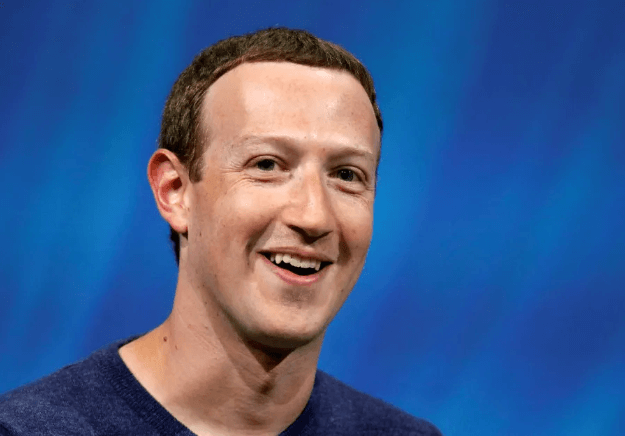
#> input picture archivos/mark.png, 625 x 436 px, found by its file name
$ python imagetocartoon.py
#> lines starting #> are read from the running program, lines starting #| are printed output that depends on the picture; after the words box and inside, x2 and y2 are one past the last pixel; in counts of white or black regions, pixels touching at a corner belong together
# 1.- Importamos la libreria
import cv2

# 2.- Cargamos la imagen
image = cv2.imread("archivos\mark.png")
#> image is the input picture: shape (436, 625, 3); mean B, G, R 140.4, 92.5, 62.9

# 3.- Aplicamos filtros en escala
# de grises
gray = cv2.cvtColor(image, cv2.COLOR_BGR2GRAY)
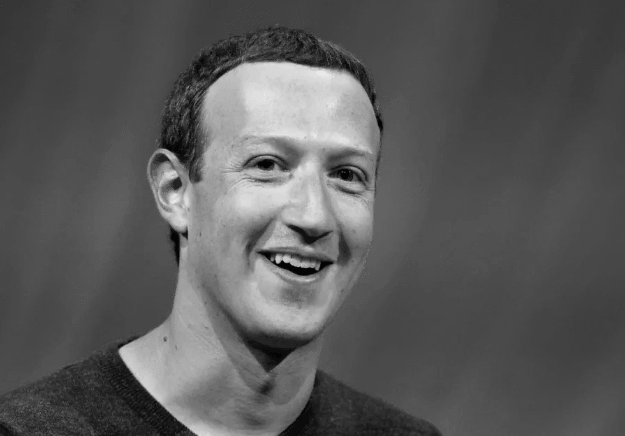
#> gray: shape (436, 625); min 4, max 233, mean 89.1
gray = cv2.medianBlur(gray, 5)
edges = cv2.adaptiveThreshold( gray, 255,
            cv2.ADAPTIVE_THRESH_MEAN_C,
            cv2.THRESH_BINARY, 9, 9)
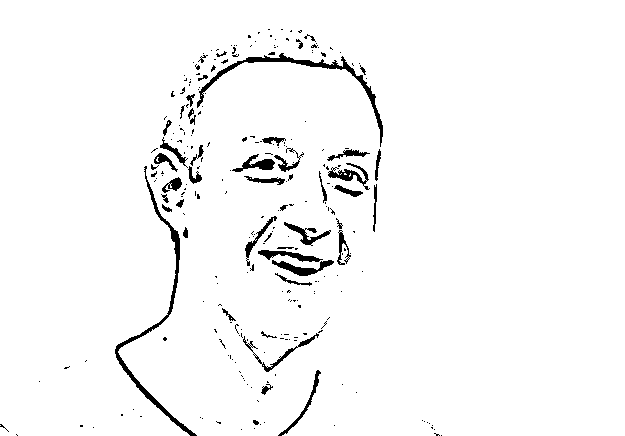
#> edges: shape (436, 625); 96.9% white; 260 black regions (211 under 20 px), largest, box (x1, y1, x2, y2) and area: (115, 166, 197, 436) 1300, (197, 53, 383, 147) 1185, (272, 260, 334, 276) 381

# 4.- Aplicamos otro filtro bilateral
# para suavisar la imagen y combinamos las
# imagenes para crear el efecto cartoon
color = cv2.bilateralFilter(image, 9, 250, 250)
cartoon = cv2.bitwise_and(color, image,
                          mask=edges)
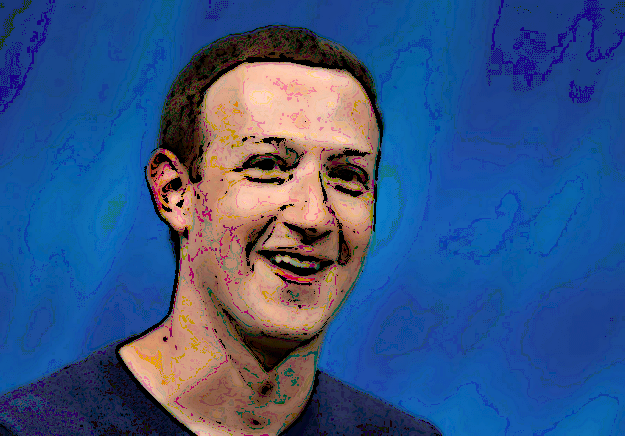
#> cartoon: shape (436, 625, 3); mean B, G, R 132.5, 84.7, 55.3

# 5.- Mostramos el resultado
cv2.imshow("Cartoon", cartoon)
cv2.waitKey(0)
